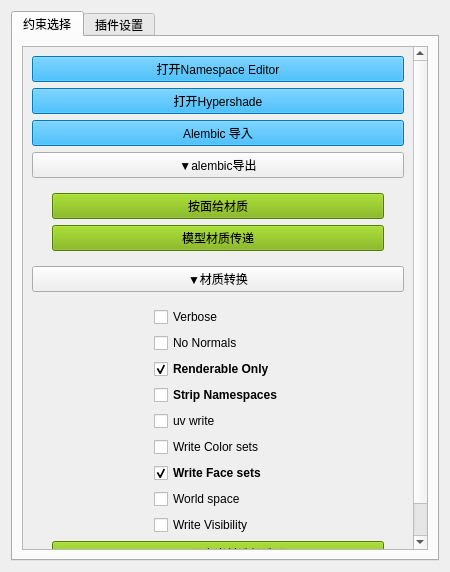
<?xml version="1.0" encoding="UTF-8"?>
<ui version="4.0">
 <class>Main_Win</class>
 <widget class="QWidget" name="Main_Win">
  <property name="geometry">
   <rect>
    <x>0</x>
    <y>0</y>
    <width>450</width>
    <height>572</height>
   </rect>
  </property>
  <property name="minimumSize">
   <size>
    <width>450</width>
    <height>500</height>
   </size>
  </property>
  <property name="contextMenuPolicy">
   <enum>Qt::NoContextMenu</enum>
  </property>
  <property name="acceptDrops">
   <bool>false</bool>
  </property>
  <property name="windowTitle">
   <string>插件</string>
  </property>
  <layout class="QVBoxLayout" name="verticalLayout_4">
   <item>
    <widget class="QTabWidget" name="Tab_Widget">
     <property name="enabled">
      <bool>true</bool>
     </property>
     <property name="currentIndex">
      <number>0</number>
     </property>
     <widget class="QWidget" name="tab">
      <attribute name="title">
       <string>约束选择</string>
      </attribute>
      <layout class="QVBoxLayout" name="verticalLayout_2">
       <item>
        <widget class="QScrollArea" name="scrollArea">
         <property name="widgetResizable">
          <bool>true</bool>
         </property>
         <widget class="QWidget" name="scrollAreaWidgetContents_4">
          <property name="geometry">
           <rect>
            <x>0</x>
            <y>0</y>
            <width>406</width>
            <height>509</height>
           </rect>
          </property>
          <layout class="QVBoxLayout" name="verticalLayout_6">
           <item>
            <widget class="QPushButton" name="NamespaceEditor_BTN">
             <property name="styleSheet">
              <string notr="true">background-color:rgb(0, 170, 255)</string>
             </property>
             <property name="text">
              <string>打开Namespace Editor</string>
             </property>
            </widget>
           </item>
           <item>
            <widget class="QPushButton" name="Hypershade_BTN">
             <property name="styleSheet">
              <string notr="true">background-color:rgb(0, 170, 255)</string>
             </property>
             <property name="text">
              <string>打开Hypershade</string>
             </property>
            </widget>
           </item>
           <item>
            <widget class="QPushButton" name="Alembic_Import_BTN">
             <property name="styleSheet">
              <string notr="true">background-color:rgb(0, 170, 255)</string>
             </property>
             <property name="text">
              <string>Alembic 导入</string>
             </property>
            </widget>
           </item>
           <item>
            <widget class="QPushButton" name="Export_Toggle">
             <property name="text">
              <string>▼alembic导出</string>
             </property>
            </widget>
           </item>
           <item>
            <widget class="QWidget" name="Export_Layout" native="true">
             <layout class="QVBoxLayout" name="verticalLayout_3">
              <property name="leftMargin">
               <number>20</number>
              </property>
              <property name="rightMargin">
               <number>20</number>
              </property>
              <item>
               <widget class="QPushButton" name="Cnvert_BTN">
                <property name="toolTip">
                 <string>将选择模型的材质信息转换为面组</string>
                </property>
                <property name="statusTip">
                 <string>将选择模型的材质信息转换为面组</string>
                </property>
                <property name="whatsThis">
                 <string>将选择模型的材质信息转换为面组</string>
                </property>
                <property name="styleSheet">
                 <string notr="true">background-color:rgb(117, 175, 0)</string>
                </property>
                <property name="text">
                 <string>按面给材质</string>
                </property>
               </widget>
              </item>
              <item>
               <widget class="QPushButton" name="Transfer_BTN">
                <property name="toolTip">
                 <string>选择两个物体，传递材质。</string>
                </property>
                <property name="statusTip">
                 <string>选择两个物体，传递材质。</string>
                </property>
                <property name="whatsThis">
                 <string>选择两个物体，传递材质。</string>
                </property>
                <property name="styleSheet">
                 <string notr="true">background-color:rgb(117, 175, 0)</string>
                </property>
                <property name="text">
                 <string>模型材质传递</string>
                </property>
               </widget>
              </item>
             </layout>
            </widget>
           </item>
           <item>
            <widget class="QPushButton" name="Convert_Toggle">
             <property name="text">
              <string>▼材质转换</string>
             </property>
            </widget>
           </item>
           <item>
            <widget class="QWidget" name="Convert_Layout" native="true">
             <layout class="QGridLayout" name="gridLayout_2">
              <property name="leftMargin">
               <number>20</number>
              </property>
              <property name="rightMargin">
               <number>20</number>
              </property>
              <item row="0" column="1">
               <layout class="QVBoxLayout" name="verticalLayout">
                <item>
                 <widget class="QCheckBox" name="Verbose_CB">
                  <property name="text">
                   <string>Verbose</string>
                  </property>
                 </widget>
                </item>
                <item>
                 <widget class="QCheckBox" name="NM__CB">
                  <property name="text">
                   <string>No Normals</string>
                  </property>
                 </widget>
                </item>
                <item>
                 <widget class="QCheckBox" name="Render_CB">
                  <property name="styleSheet">
                   <string notr="true">font:bold</string>
                  </property>
                  <property name="text">
                   <string>Renderable Only</string>
                  </property>
                  <property name="checked">
                   <bool>true</bool>
                  </property>
                 </widget>
                </item>
                <item>
                 <widget class="QCheckBox" name="Namespace_CB">
                  <property name="styleSheet">
                   <string notr="true">font:bold</string>
                  </property>
                  <property name="text">
                   <string>Strip Namespaces</string>
                  </property>
                  <property name="checked">
                   <bool>false</bool>
                  </property>
                 </widget>
                </item>
                <item>
                 <widget class="QCheckBox" name="UV_CB">
                  <property name="text">
                   <string>uv write</string>
                  </property>
                 </widget>
                </item>
                <item>
                 <widget class="QCheckBox" name="Color_CB">
                  <property name="text">
                   <string>Write Color sets</string>
                  </property>
                 </widget>
                </item>
                <item>
                 <widget class="QCheckBox" name="Face_CB">
                  <property name="styleSheet">
                   <string notr="true">font:bold</string>
                  </property>
                  <property name="text">
                   <string>Write Face sets</string>
                  </property>
                  <property name="checked">
                   <bool>true</bool>
                  </property>
                 </widget>
                </item>
                <item>
                 <widget class="QCheckBox" name="WS__CB">
                  <property name="text">
                   <string>World space</string>
                  </property>
                 </widget>
                </item>
                <item>
                 <widget class="QCheckBox" name="Vis__CB">
                  <property name="text">
                   <string>Write Visibility</string>
                  </property>
                 </widget>
                </item>
               </layout>
              </item>
              <item row="1" column="0" colspan="3">
               <widget class="QPushButton" name="Alembic_Export_BTN">
                <property name="styleSheet">
                 <string notr="true">background-color:rgb(117, 175, 0)</string>
                </property>
                <property name="text">
                 <string>alembic导出当前选择选项</string>
                </property>
               </widget>
              </item>
             </layout>
            </widget>
           </item>
           <item>
            <spacer name="verticalSpacer">
             <property name="orientation">
              <enum>Qt::Vertical</enum>
             </property>
             <property name="sizeHint" stdset="0">
              <size>
               <width>20</width>
               <height>40</height>
              </size>
             </property>
            </spacer>
           </item>
          </layout>
         </widget>
        </widget>
       </item>
      </layout>
     </widget>
     <widget class="QWidget" name="tab_5">
      <attribute name="title">
       <string>插件设置</string>
      </attribute>
      <layout class="QVBoxLayout" name="verticalLayout_9">
       <item>
        <widget class="QScrollArea" name="scrollArea_3">
         <property name="widgetResizable">
          <bool>true</bool>
         </property>
         <widget class="QWidget" name="scrollAreaWidgetContents_5">
          <property name="geometry">
           <rect>
            <x>0</x>
            <y>0</y>
            <width>410</width>
            <height>299</height>
           </rect>
          </property>
          <layout class="QVBoxLayout" name="verticalLayout_10">
           <item>
            <widget class="QPushButton" name="Window_Setting_Toggle">
             <property name="text">
              <string>▼窗口设置</string>
             </property>
            </widget>
           </item>
           <item>
            <widget class="QWidget" name="Window_Setting_Layout" native="true">
             <layout class="QHBoxLayout" name="horizontalLayout_3">
              <property name="leftMargin">
               <number>20</number>
              </property>
              <property name="rightMargin">
               <number>20</number>
              </property>
              <item>
               <widget class="QPushButton" name="Maya_Dock">
                <property name="text">
                 <string>dock</string>
                </property>
               </widget>
              </item>
              <item>
               <widget class="QPushButton" name="Maya_Undock">
                <property name="text">
                 <string>undock</string>
                </property>
               </widget>
              </item>
              <item>
               <widget class="QPushButton" name="Maya_Workspace">
                <property name="text">
                 <string>workspace</string>
                </property>
               </widget>
              </item>
             </layout>
            </widget>
           </item>
           <item>
            <widget class="QPushButton" name="Attribute_Setting_Toggle">
             <property name="font">
              <font>
               <weight>50</weight>
               <bold>false</bold>
              </font>
             </property>
             <property name="text">
              <string>▼设置记录</string>
             </property>
            </widget>
           </item>
           <item>
            <widget class="QWidget" name="Attribute_Setting_Layout" native="true">
             <layout class="QVBoxLayout" name="verticalLayout_11">
              <property name="leftMargin">
               <number>20</number>
              </property>
              <property name="topMargin">
               <number>9</number>
              </property>
              <property name="rightMargin">
               <number>20</number>
              </property>
              <property name="bottomMargin">
               <number>9</number>
              </property>
              <item>
               <widget class="QPushButton" name="Default_Setting">
                <property name="text">
                 <string>还原默认设置</string>
                </property>
               </widget>
              </item>
              <item>
               <widget class="Line" name="line">
                <property name="orientation">
                 <enum>Qt::Horizontal</enum>
                </property>
               </widget>
              </item>
              <item>
               <layout class="QHBoxLayout" name="horizontalLayout_30">
                <item>
                 <widget class="QPushButton" name="Win_SaveJSON_DIR">
                  <property name="text">
                   <string>保存路径</string>
                  </property>
                 </widget>
                </item>
                <item>
                 <widget class="QLabel" name="Win_SaveJSON_Label">
                  <property name="text">
                   <string>保存路径</string>
                  </property>
                 </widget>
                </item>
                <item>
                 <widget class="QLineEdit" name="Win_SaveJSON_LE"/>
                </item>
                <item>
                 <widget class="QPushButton" name="Win_SaveJSON_Browse">
                  <property name="text">
                   <string>选择路径</string>
                  </property>
                 </widget>
                </item>
               </layout>
              </item>
              <item>
               <widget class="QPushButton" name="Win_SaveJSON">
                <property name="text">
                 <string>保存JSON设置</string>
                </property>
               </widget>
              </item>
              <item>
               <layout class="QHBoxLayout" name="horizontalLayout_31">
                <item>
                 <widget class="QPushButton" name="Win_LoadJSON_DIR">
                  <property name="text">
                   <string>读取路径</string>
                  </property>
                 </widget>
                </item>
                <item>
                 <widget class="QLabel" name="Win_LoadJSON_Label">
                  <property name="text">
                   <string>读取路径</string>
                  </property>
                 </widget>
                </item>
                <item>
                 <widget class="QLineEdit" name="Win_LoadJSON_LE"/>
                </item>
                <item>
                 <widget class="QPushButton" name="Win_LoadJSON_Browse">
                  <property name="text">
                   <string>选择路径</string>
                  </property>
                 </widget>
                </item>
               </layout>
              </item>
              <item>
               <widget class="QPushButton" name="Win_LoadJSON">
                <property name="text">
                 <string>读取JSON设置</string>
                </property>
               </widget>
              </item>
             </layout>
            </widget>
           </item>
           <item>
            <spacer name="verticalSpacer">
             <property name="orientation">
              <enum>Qt::Vertical</enum>
             </property>
             <property name="sizeHint" stdset="0">
              <size>
               <width>392</width>
               <height>155</height>
              </size>
             </property>
            </spacer>
           </item>
          </layout>
         </widget>
        </widget>
       </item>
      </layout>
     </widget>
    </widget>
   </item>
  </layout>
 </widget>
 <resources/>
 <connections/>
</ui>
